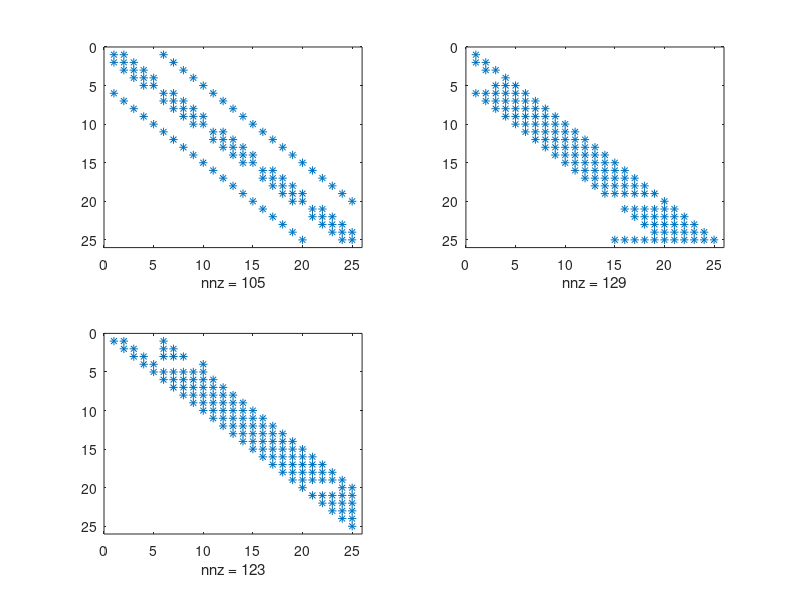

Write the MATLAB code that produced this figure.
B = gallery('poisson', 5);
[L, U, P] = lu(B);
subplot(2,2,1);
spy(B);
subplot(2,2,2);
spy(L);
subplot(2,2,3);
spy(U);

n=5;

A = zeros(n);
for i=1:n
    for j=1:n
        A(i,j) = ((i+j)^3)/(i^2+j^2);
    end;
end;

B = zeros(n,1);
for i=i:n
    B(i, 1) = 1/(n-i+1);
end;

[L, U, P] = lu(A);

f = P*B;


y=zeros(1,n);
y(1,1) = f(1,1);
for i=2:n
    sum = 0;
    for j=1:(i-1)
        sum = sum + L(i,j)*f(j);
    end
    y(i) = f(i) - sum;
end

x(n) = y(n) / U(n,n);
for i=(n-1):-1:1
    sum = 0;
    for j=n:-1:(i+1)
        sum = sum + U(i,j)*x(j);
    end
    x(i) = y(i) / U(i,j) +  sum;
end
